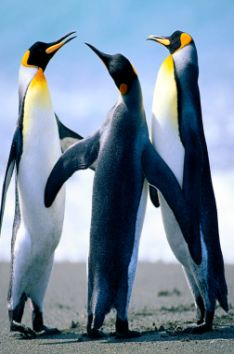
#> input picture ch10/penguins.jpg, 234 x 354 px
$ python ch10-2-3a.py
#> lines starting #> are read from the running program, lines starting #| are printed output that depends on the picture
import cv2

img = cv2.imread("penguins.jpg")
#> img is the input picture: shape (354, 234, 3); mean B, G, R 154.8, 135.7, 116.2
cv2.putText(img, 'OpenCV', (10, 40),
            cv2.FONT_HERSHEY_SIMPLEX,
            1, (0,255,255), 5, cv2.LINE_AA)
cv2.putText(img, 'Hello!', (10, 100),
            cv2.FONT_HERSHEY_SIMPLEX,
            1, (255,0,255), 5, cv2.LINE_AA)
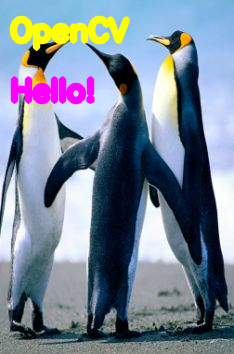
#> img: shape (354, 234, 3); mean B, G, R 149.8, 133.5, 120.4
cv2.imshow("Penguins", img)

cv2.waitKey(0)
cv2.destroyAllWindows()
